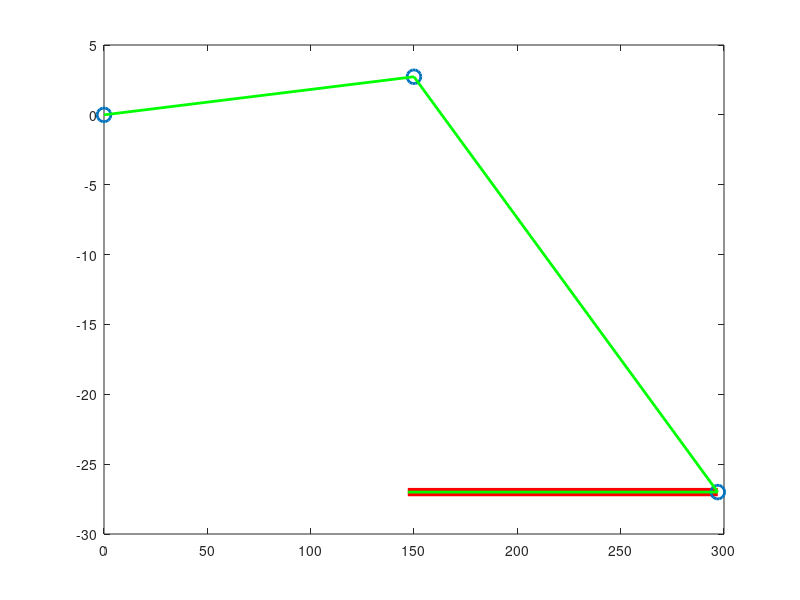

MATLAB code for this plot:
clear all
close all
%-------------------------------------
%Inverse kinematics fo Planar 3R robot
% used in Module B59RM (B59DF)
%Author: Xianwen Kong
%-------------------------------------
% List of functions used: atan2, sqrt, sin, cos, plot
% for help on the above funstions please use help followed bz the function.
% stheta_2 represents sin(theta_2), …
% ctheta_2 represents cos(theta_2), …
%input link parameter
l_1=150;
l_2=150;
l_3=150;
%input the pose of the endeffector
x=147;
z=-27;
phi=pi;
%------------------------------------
%plot the last link of the robot
%---------------------------------------------------------
% calcutatin the coordinates of joint centers and point P
O_3x=x-l_3*cos(phi);
O_3z=z-l_3*sin(phi);
% plot the robot
XX=[O_3x x];
ZZ=[O_3z z];
plot(XX,ZZ,'r','LineWidth',6);
hold on; % This allows addition lines to be drawn in the above figure
xp=x-l_3*cos(phi);
zp=z-l_3*sin(phi);
% calculate theta_2
%-----------------complete the following ---------------------------------
ctheta_2= ((xp^2)+(zp^2)-(l_1^2)-(l_2^2))/(2*l_1*l_2); % complete this line
% elbow down configuration
stheta_2 = -(1-(ctheta_2)^2)^(1/2); % elbow down configuration, % complete this line
% for elbow up configuration use
%stheta_2 = ; % elbow up configuration, % complete this line
% calculate beta
theta_2 = atan2(stheta_2,ctheta_2);
sbeta= zp/(((xp^2)+(zp^2))^(1/2)); % complete this line
cbeta = xp/(((xp^2)+(zp^2))^(1/2)); % complete this line
beta = atan2(sbeta,cbeta); % complete this line
% calculate psi
cpsi= ((xp^2)+(zp^2)+(l_1^2)-(l_2^2))/(2*l_1*(((xp^2)+(zp^2))^(1/2))); % complete this line
spsi= (l_2*stheta_2)/(((xp^2)+(zp^2))^(1/2)); % complete this line
psi= atan2(spsi,cpsi); % complete this line
theta_1= beta-psi; % complete this line
% calculate theta_3
theta_3= phi-theta_1-theta_2;% complete this line
%---------------------------------------------------------
%plot the robot
%---------------------------------------------------------
% calculating the coordinates of joint centers and point P 
% O_1x and O_1z represent the coordinates of joint center O1
O_1x=0;
O_1z=0;
O_2x=O_1x+l_1*cos(theta_1);
O_2z=O_1z+l_1*sin(theta_1);
O_3x=O_2x+l_2*cos(theta_1+theta_2); % complete this line
O_3z=O_2z+l_2*sin(theta_1+theta_2); % complete this line
Px=O_3x+l_3*cos(theta_1+theta_2+theta_3);
Pz=O_3z+l_3*sin(theta_1+theta_2+theta_3);
% plot the robot
XX=[O_1x O_2x O_3x Px];
ZZ=[O_1z O_2z O_3z Pz];
XXj=[O_1x O_2x O_3x];
ZZj=[O_1z O_2z O_3z];
plot(XXj,ZZj,'o','LineWidth',2,'MarkerSize',10);
plot(XX,ZZ,'g','LineWidth',2);
%hold off
theta_1deg=180-(theta_1*180/pi)
theta_2deg=180+(theta_2*180/pi)
theta_3deg=-(theta_3*180/pi)
